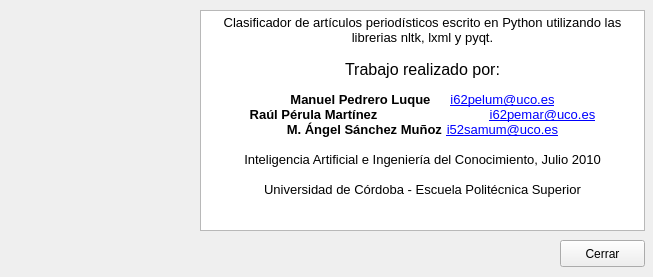
<?xml version="1.0" encoding="UTF-8"?>
<ui version="4.0">
 <class>acerca_de_form</class>
 <widget class="QWidget" name="acerca_de_form">
  <property name="windowModality">
   <enum>Qt::ApplicationModal</enum>
  </property>
  <property name="geometry">
   <rect>
    <x>0</x>
    <y>0</y>
    <width>653</width>
    <height>277</height>
   </rect>
  </property>
  <property name="minimumSize">
   <size>
    <width>653</width>
    <height>277</height>
   </size>
  </property>
  <property name="maximumSize">
   <size>
    <width>653</width>
    <height>277</height>
   </size>
  </property>
  <property name="windowTitle">
   <string>Acerca de PyClassifier</string>
  </property>
  <widget class="QTextEdit" name="textEdit">
   <property name="geometry">
    <rect>
     <x>200</x>
     <y>10</y>
     <width>445</width>
     <height>221</height>
    </rect>
   </property>
   <property name="html">
    <string>&lt;!DOCTYPE HTML PUBLIC &quot;-//W3C//DTD HTML 4.0//EN&quot; &quot;http://www.w3.org/TR/REC-html40/strict.dtd&quot;&gt;
&lt;html&gt;&lt;head&gt;&lt;meta name=&quot;qrichtext&quot; content=&quot;1&quot; /&gt;&lt;style type=&quot;text/css&quot;&gt;
p, li { white-space: pre-wrap; }
&lt;/style&gt;&lt;/head&gt;&lt;body style=&quot; font-family:'Sans'; font-size:8pt; font-weight:400; font-style:normal;&quot;&gt;
&lt;p align=&quot;center&quot; style=&quot; margin-top:0px; margin-bottom:0px; margin-left:0px; margin-right:0px; -qt-block-indent:0; text-indent:0px;&quot;&gt;&lt;span style=&quot; font-size:10pt;&quot;&gt;Clasificador de artículos periodísticos escrito en Python utilizando las librerias nltk, lxml y pyqt.&lt;/span&gt;&lt;/p&gt;
&lt;p style=&quot; margin-top:0px; margin-bottom:0px; margin-left:0px; margin-right:0px; -qt-block-indent:0; text-indent:0px;&quot;&gt;&lt;span style=&quot; font-size:10pt;&quot;&gt;				&lt;/span&gt;&lt;/p&gt;
&lt;p align=&quot;center&quot; style=&quot; margin-top:0px; margin-bottom:0px; margin-left:0px; margin-right:0px; -qt-block-indent:0; text-indent:0px;&quot;&gt;&lt;span style=&quot; font-size:12pt;&quot;&gt;Trabajo realizado por:&lt;/span&gt;&lt;/p&gt;
&lt;p align=&quot;center&quot; style=&quot;-qt-paragraph-type:empty; margin-top:0px; margin-bottom:0px; margin-left:0px; margin-right:0px; -qt-block-indent:0; text-indent:0px;&quot;&gt;&lt;/p&gt;
&lt;p align=&quot;center&quot; style=&quot; margin-top:0px; margin-bottom:0px; margin-left:0px; margin-right:0px; -qt-block-indent:0; text-indent:0px;&quot;&gt;&lt;span style=&quot; font-size:10pt; font-weight:600;&quot;&gt;Manuel Pedrero Luque&lt;/span&gt;&lt;span style=&quot; font-size:10pt;&quot;&gt; 	&lt;/span&gt;&lt;a href=&quot;mailto:i62pelum@uco.es&quot;&gt;&lt;span style=&quot; font-size:10pt; text-decoration: underline; color:#0000ff;&quot;&gt;i62pelum@uco.es&lt;/span&gt;&lt;/a&gt;&lt;/p&gt;
&lt;p align=&quot;center&quot; style=&quot; margin-top:0px; margin-bottom:0px; margin-left:0px; margin-right:0px; -qt-block-indent:0; text-indent:0px;&quot;&gt;&lt;span style=&quot; font-size:10pt; font-weight:600;&quot;&gt;Raúl Pérula Martínez		&lt;/span&gt;&lt;a href=&quot;mailto:i62pemar@uco.es&quot;&gt;&lt;span style=&quot; font-size:10pt; text-decoration: underline; color:#0000ff;&quot;&gt;i62pemar@uco.es&lt;/span&gt;&lt;/a&gt;&lt;/p&gt;
&lt;p align=&quot;center&quot; style=&quot; margin-top:0px; margin-bottom:0px; margin-left:0px; margin-right:0px; -qt-block-indent:0; text-indent:0px;&quot;&gt;&lt;span style=&quot; font-size:10pt; font-weight:600;&quot;&gt;M. Ángel Sánchez Muñoz	&lt;/span&gt;&lt;a href=&quot;mailto:i52samum.uco.es&quot;&gt;&lt;span style=&quot; font-size:10pt; text-decoration: underline; color:#0000ff;&quot;&gt;i52samum@uco.es&lt;/span&gt;&lt;/a&gt;&lt;/p&gt;
&lt;p style=&quot; margin-top:0px; margin-bottom:0px; margin-left:0px; margin-right:0px; -qt-block-indent:0; text-indent:0px;&quot;&gt;&lt;span style=&quot; font-size:10pt;&quot;&gt;				&lt;/span&gt;&lt;/p&gt;
&lt;p align=&quot;center&quot; style=&quot; margin-top:0px; margin-bottom:0px; margin-left:0px; margin-right:0px; -qt-block-indent:0; text-indent:0px;&quot;&gt;&lt;span style=&quot; font-size:10pt;&quot;&gt;Inteligencia Artificial e Ingeniería del Conocimiento, Julio 2010&lt;/span&gt;&lt;/p&gt;
&lt;p align=&quot;center&quot; style=&quot;-qt-paragraph-type:empty; margin-top:0px; margin-bottom:0px; margin-left:0px; margin-right:0px; -qt-block-indent:0; text-indent:0px; font-size:10pt;&quot;&gt;&lt;/p&gt;
&lt;p align=&quot;center&quot; style=&quot; margin-top:0px; margin-bottom:0px; margin-left:0px; margin-right:0px; -qt-block-indent:0; text-indent:0px;&quot;&gt;&lt;span style=&quot; font-size:10pt;&quot;&gt;Universidad de Córdoba - Escuela Politécnica Superior&lt;/span&gt;&lt;/p&gt;&lt;/body&gt;&lt;/html&gt;</string>
   </property>
  </widget>
  <widget class="QPushButton" name="cerrar_pushButton">
   <property name="geometry">
    <rect>
     <x>560</x>
     <y>240</y>
     <width>85</width>
     <height>27</height>
    </rect>
   </property>
   <property name="text">
    <string>Cerrar</string>
   </property>
  </widget>
  <widget class="QLabel" name="uco_label">
   <property name="geometry">
    <rect>
     <x>11</x>
     <y>11</y>
     <width>179</width>
     <height>107</height>
    </rect>
   </property>
   <property name="text">
    <string/>
   </property>
   <property name="pixmap">
    <pixmap>imgs/uco_logo.png</pixmap>
   </property>
   <property name="scaledContents">
    <bool>true</bool>
   </property>
  </widget>
  <widget class="QLabel" name="eps_label">
   <property name="geometry">
    <rect>
     <x>11</x>
     <y>124</y>
     <width>179</width>
     <height>106</height>
    </rect>
   </property>
   <property name="text">
    <string/>
   </property>
   <property name="pixmap">
    <pixmap>imgs/eps_logo.png</pixmap>
   </property>
   <property name="scaledContents">
    <bool>false</bool>
   </property>
   <property name="alignment">
    <set>Qt::AlignCenter</set>
   </property>
  </widget>
 </widget>
 <resources/>
 <connections/>
</ui>
